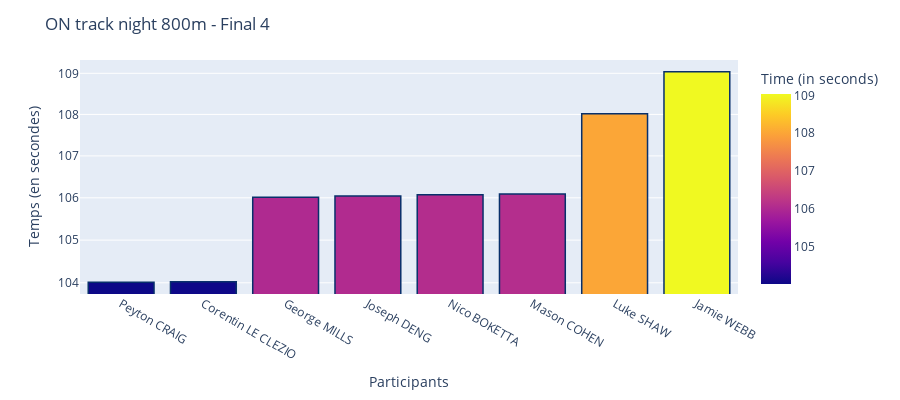

Notebook code cell kept with this figure:
### Code cell
data = {
    'Participant': ['Peyton CRAIG', 'Corentin LE CLEZIO', 'George MILLS',
                    'Joseph DENG', 'Nico BOKETTA', 'Mason COHEN',
                    'Luke SHAW', 'Jamie WEBB'],
    'Temps': [timedelta(minutes=1, seconds=44, milliseconds=12), timedelta(minutes=1, seconds=44, milliseconds=25), 
              timedelta(minutes=1, seconds=46, milliseconds=11), timedelta(minutes=1, seconds=46, milliseconds=41),
              timedelta(minutes=1, seconds=46, milliseconds=74), timedelta(minutes=1, seconds=46, milliseconds=92),
              timedelta(minutes=1, seconds=48, milliseconds=14), timedelta(minutes=1, seconds=49, milliseconds=39)]
}

df = pd.DataFrame(data)
df['Time'] = df['Temps'].apply(lambda x: x.total_seconds())
fig = px.bar(df, x='Participant', y='Time',
             color='Time',
             labels={'Participant':'Participants',
                     'Time':'Time (in seconds)'}, 
             height=400,
             color_discrete_sequence=px.colors.qualitative.Dark24)

fig.update_layout(
    title='ON track night 800m - Final 4 (Men)',
    xaxis_title='Participants',
    yaxis_title='Temps (en secondes)',
    yaxis_tickformat='s',
    yaxis_type='log',  
    uniformtext_minsize=8, 
    uniformtext_mode='hide' 
)
fig.update_traces(marker_line_color='rgb(8,48,107)', 
                  marker_line_width=1.5)
fig.show()

### Figure 1 — Plotly figure (JSON) as saved in the notebook; plotly's stock layout.template omitted (floating-point values rounded to 4 significant figures)
{"data": [{"alignmentgroup": "True", "hovertemplate": "Participants=%{x}<br>Time (in seconds)=%{marker.color}<extra></extra>", "legendgroup": "", "marker": {"color": [104.0, 104.0, 106.0, 106.0, 106.1, 106.1, 108.0, 109.0], "coloraxis": "coloraxis", "line": {"color": "rgb(8,48,107)", "width": 1.5}, "pattern": {"shape": ""}}, "name": "", "offsetgroup": "", "orientation": "v", "showlegend": false, "textposition": "auto", "type": "bar", "x": ["Peyton CRAIG", "Corentin LE CLEZIO", "George MILLS", "Joseph DENG", "Nico BOKETTA", "Mason COHEN", "Luke SHAW", "Jamie WEBB"], "xaxis": "x", "y": [104.0, 104.0, 106.0, 106.0, 106.1, 106.1, 108.0, 109.0], "yaxis": "y"}], "layout": {"barmode": "relative", "coloraxis": {"colorbar": {"title": {"text": "Time (in seconds)"}}, "colorscale": [[0, "#0d0887"], [0.1111, "#46039f"], [0.2222, "#7201a8"], [0.3333, "#9c179e"], [0.4444, "#bd3786"], [0.5556, "#d8576b"], [0.6667, "#ed7953"], [0.7778, "#fb9f3a"], [0.8889, "#fdca26"], [1, "#f0f921"]]}, "height": 400, "legend": {"tracegroupgap": 0}, "margin": {"t": 60}, "title": {"text": "ON track night 800m - Final 4 "}, "uniformtext": {"minsize": 8, "mode": "hide"}, "xaxis": {"anchor": "y", "domain": [0, 1], "title": {"text": "Participants"}}, "yaxis": {"anchor": "x", "domain": [0, 1], "tickformat": "s", "title": {"text": "Temps (en secondes)"}, "type": "log"}}}
